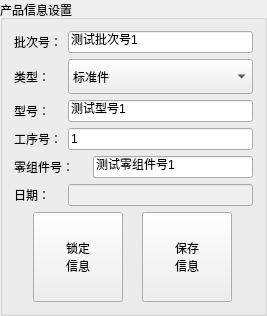
             <widget class="QGroupBox" name="Box_productionInfos">
              <property name="minimumSize">
               <size>
                <width>0</width>
                <height>0</height>
               </size>
              </property>
              <property name="maximumSize">
               <size>
                <width>300</width>
                <height>16777215</height>
               </size>
              </property>
              <property name="sizeIncrement">
               <size>
                <width>0</width>
                <height>0</height>
               </size>
              </property>
              <property name="title">
               <string>产品信息设置</string>
              </property>
              <layout class="QGridLayout" name="gridLayout_5">
               <item row="2" column="0">
                <layout class="QHBoxLayout" name="horizontalLayout_33">
                 <item>
                  <widget class="QLabel" name="label_50">
                   <property name="maximumSize">
                    <size>
                     <width>75</width>
                     <height>35</height>
                    </size>
                   </property>
                   <property name="text">
                    <string>型号：</string>
                   </property>
                  </widget>
                 </item>
                 <item>
                  <widget class="QLineEdit" name="Edit_typeNum">
                   <property name="enabled">
                    <bool>true</bool>
                   </property>
                   <property name="maximumSize">
                    <size>
                     <width>185</width>
                     <height>40</height>
                    </size>
                   </property>
                   <property name="text">
                    <string>测试型号1</string>
                   </property>
                  </widget>
                 </item>
                </layout>
               </item>
               <item row="3" column="0">
                <layout class="QHBoxLayout" name="horizontalLayout_38">
                 <item>
                  <widget class="QLabel" name="label_52">
                   <property name="maximumSize">
                    <size>
                     <width>75</width>
                     <height>35</height>
                    </size>
                   </property>
                   <property name="text">
                    <string>工序号：</string>
                   </property>
                  </widget>
                 </item>
                 <item>
                  <widget class="QLineEdit" name="Edit_processNum">
                   <property name="enabled">
                    <bool>true</bool>
                   </property>
                   <property name="minimumSize">
                    <size>
                     <width>185</width>
                     <height>0</height>
                    </size>
                   </property>
                   <property name="maximumSize">
                    <size>
                     <width>150</width>
                     <height>40</height>
                    </size>
                   </property>
                   <property name="text">
                    <string>1</string>
                   </property>
                  </widget>
                 </item>
                </layout>
               </item>
               <item row="1" column="0">
                <layout class="QHBoxLayout" name="horizontalLayout_40">
                 <item>
                  <widget class="QLabel" name="label_21">
                   <property name="minimumSize">
                    <size>
                     <width>0</width>
                     <height>35</height>
                    </size>
                   </property>
                   <property name="maximumSize">
                    <size>
                     <width>75</width>
                     <height>35</height>
                    </size>
                   </property>
                   <property name="text">
                    <string>类型：</string>
                   </property>
                  </widget>
                 </item>
                 <item>
                  <widget class="QComboBox" name="Box_Type">
                   <property name="minimumSize">
                    <size>
                     <width>185</width>
                     <height>35</height>
                    </size>
                   </property>
                   <property name="maximumSize">
                    <size>
                     <width>150</width>
                     <height>40</height>
                    </size>
                   </property>
                   <item>
                    <property name="text">
                     <string>标准件</string>
                    </property>
                   </item>
                   <item>
                    <property name="text">
                     <string>正式件</string>
                    </property>
                   </item>
                  </widget>
                 </item>
                </layout>
               </item>
               <item row="0" column="0">
                <layout class="QHBoxLayout" name="horizontalLayout_32">
                 <item>
                  <widget class="QLabel" name="label_49">
                   <property name="maximumSize">
                    <size>
                     <width>75</width>
                     <height>35</height>
                    </size>
                   </property>
                   <property name="sizeIncrement">
                    <size>
                     <width>0</width>
                     <height>0</height>
                    </size>
                   </property>
                   <property name="text">
                    <string>批次号：</string>
                   </property>
                  </widget>
                 </item>
                 <item>
                  <widget class="QLineEdit" name="Edit_batchNum">
                   <property name="enabled">
                    <bool>true</bool>
                   </property>
                   <property name="minimumSize">
                    <size>
                     <width>185</width>
                     <height>0</height>
                    </size>
                   </property>
                   <property name="maximumSize">
                    <size>
                     <width>150</width>
                     <height>40</height>
                    </size>
                   </property>
                   <property name="text">
                    <string>测试批次号1</string>
                   </property>
                  </widget>
                 </item>
                </layout>
               </item>
               <item row="6" column="0">
                <layout class="QHBoxLayout" name="horizontalLayout_34">
                 <property name="spacing">
                  <number>0</number>
                 </property>
                 <item>
                  <widget class="QPushButton" name="Btn_modifyAndlockInfos">
                   <property name="minimumSize">
                    <size>
                     <width>90</width>
                     <height>90</height>
                    </size>
                   </property>
                   <property name="maximumSize">
                    <size>
                     <width>90</width>
                     <height>90</height>
                    </size>
                   </property>
                   <property name="styleSheet">
                    <string notr="true">font: 25 18pt &quot;Microsoft YaHei&quot;;</string>
                   </property>
                   <property name="text">
                    <string>锁定
信息</string>
                   </property>
                  </widget>
                 </item>
                 <item>
                  <widget class="QPushButton" name="Btn_saveInfos">
                   <property name="minimumSize">
                    <size>
                     <width>90</width>
                     <height>90</height>
                    </size>
                   </property>
                   <property name="maximumSize">
                    <size>
                     <width>90</width>
                     <height>90</height>
                    </size>
                   </property>
                   <property name="styleSheet">
                    <string notr="true">font: 25 18pt &quot;Microsoft YaHei&quot;;</string>
                   </property>
                   <property name="text">
                    <string>保存
信息</string>
                   </property>
                  </widget>
                 </item>
                </layout>
               </item>
               <item row="4" column="0">
                <layout class="QHBoxLayout" name="horizontalLayout_35">
                 <item>
                  <widget class="QLabel" name="label_30">
                   <property name="maximumSize">
                    <size>
                     <width>100</width>
                     <height>16777215</height>
                    </size>
                   </property>
                   <property name="text">
                    <string>零组件号：</string>
                   </property>
                  </widget>
                 </item>
                 <item>
                  <widget class="QLineEdit" name="Edit_componentNum">
                   <property name="minimumSize">
                    <size>
                     <width>160</width>
                     <height>0</height>
                    </size>
                   </property>
                   <property name="maximumSize">
                    <size>
                     <width>150</width>
                     <height>40</height>
                    </size>
                   </property>
                   <property name="text">
                    <string>测试零组件号1</string>
                   </property>
                  </widget>
                 </item>
                </layout>
               </item>
               <item row="5" column="0">
                <layout class="QHBoxLayout" name="horizontalLayout_39">
                 <item>
                  <widget class="QLabel" name="label_53">
                   <property name="maximumSize">
                    <size>
                     <width>75</width>
                     <height>35</height>
                    </size>
                   </property>
                   <property name="text">
                    <string>日期：</string>
                   </property>
                  </widget>
                 </item>
                 <item>
                  <widget class="QLineEdit" name="Edit_dateTime">
                   <property name="enabled">
                    <bool>false</bool>
                   </property>
                   <property name="minimumSize">
                    <size>
                     <width>185</width>
                     <height>0</height>
                    </size>
                   </property>
                   <property name="maximumSize">
                    <size>
                     <width>150</width>
                     <height>40</height>
                    </size>
                   </property>
                  </widget>
                 </item>
                </layout>
               </item>
              </layout>
             </widget>
